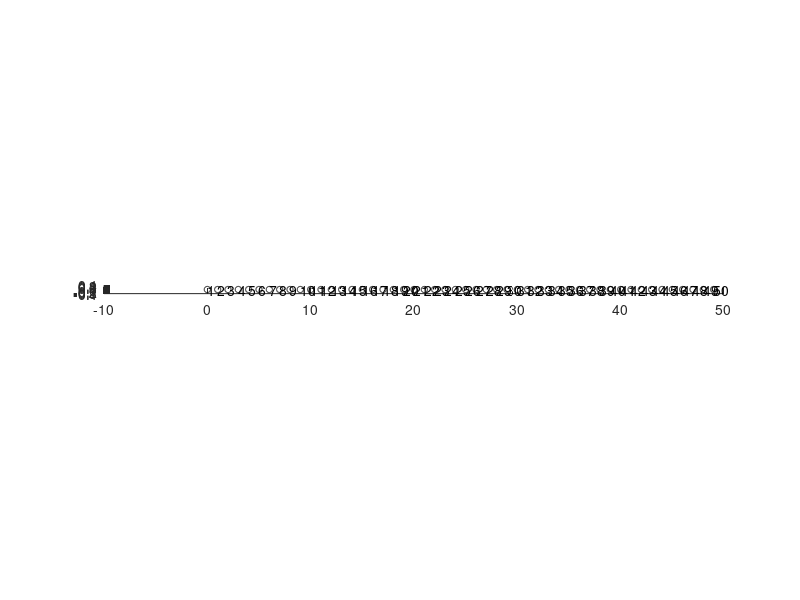

Write the MATLAB code that produced this figure. (Note: this script raises an error after producing the figure.)
%
%
% 
%%%%%%%%%%%%%%%%%%%%%%%%%%%%%%%%%%%%
%
%
%%%%%%%%%%%%%%%%%%%%%%%%%%%%%%%%%%%%
% clear all
%% Define parameters
%%% Geometry
% Define the length of the unit cell
N = 50;
cx = [0:1:N-1]';
cy = zeros(N,1);
cz = zeros(N,1);
c = [cx cy cz];

R = 0.3*ones(N,1)';
%%% Plot the geometry
figure, hold on
t = linspace(0,2*pi);
for n = 1:N
    plot(c(n,1)+R(n)*cos(t), c(n,2)+R(n)*sin(t),'k')  
    text(c(n,1),c(n,2),num2str(n))
end
daspect([1 1 1])
hold off
close 

vol = 4*pi*R.^3/3;
k0 = 0.0000001;
delta = 10^(-5);
v2 = ones(1,N);
N_multi = 2;
%%% Compute the static capacitance matrix
% Maximum order for multipole expansion (n = 0, 1, ..., N_multi)
% If we use higher order, then accuracy improves. Usually 0 is sufficiently large.
gamma_skin = -1;

matC_static = MakeC_mn(R,c,k0,N_multi);
GCM_static = diag(delta.*v2./vol)*matC_static;

%%% Compute eigenmodes
[evec_static,eval_static] = eig(GCM_static);
[resonances_static,I] = sort(sqrt(diag(eval_static)),'ComparisonMethod','real');
modes_static = evec_static(:,I);


% compute the normalization factor
fun = @(theta,phi,r) exp(gamma_skin*r*sin(theta)*cos(phi))*r^2*sin(theta);
int_A = int_trapez_3(fun,200,0,pi,0,2*pi,0,R(1));
A_norm = exp(gamma_skin*cx)*int_A;

%%% Compute the skin capacitance matrix using Multipole

matC_skin = MakeCmn_skin(gamma_skin,R,c,k0,N_multi);

%%% Plot the matrix entry to verify Lemma 5.5
GCM_skin = diag(delta.*v2./A_norm')*matC_skin;

% figure
% hold on
% for i = 1:N
%     for j =1:N
%         scatter((abs(i-j)),abs(GCM_skin(i,j)),'*','black')
%     end
% end
% set(gca,'xscale','log')
% set(gca,'yscale','log')
% xlabel('Distance between the indices |i-j|','FontSize',15)
% ylabel('Value of the coefficients |C_{ij}|','FontSize',15)
% set(gca,'TickLabelInterpreter','latex','FontSize',15)
%% compute winding number


f = symbol(GCM_skin,10);
thetas = linspace(0,2*pi,100);
fs = [];
for theta = thetas
    fs = [fs f(exp(1i*theta))];
%     scatter(real(fs),imag(fs),[],linspace(0,2*pi,length(fs)))
end
ev = eig(GCM_skin);

% figure
% 
% hold on
% H = arrowPlot(real(fs), imag(fs), 'number', 10,'color','k');
% hold on
% plot(real(eig(GCM_skin)),imag(eig(GCM_skin)),'*','Color','k')
% plot(real(ev(1)),imag(ev(1)),'*','Color','r')
% xlabel('Real part','FontSize',18)
% ylabel('Imaginary part','FontSize',18)
% set(gca,'TickLabelInterpreter','latex','FontSize',18)

GCM_k = zeros(N);
k = 1;
for i = -k:k
    GCM_k = GCM_k + diag(diag(GCM_skin,i),i);
end


%%% Compute eigenmodes
[evec_skin,eval_skin,eigen_left] = eig(GCM_k);
[evec_skin2,eval_skin2,eigen_left2] = eig(GCM_skin);

[resonances_skin,I] = sort(sqrt(diag(eval_skin)),'ComparisonMethod','real');
[resonances_skin,I2] = sort(sqrt(diag(eval_skin2)),'ComparisonMethod','real');

modes_skin = evec_skin(:,I);
modes_skin2 = evec_skin2(:,I2);

eval_skin = eval_skin(:,I);
eval_skin2 = eval_skin(:,I2);

% figure
% for j = 1:20
%     subplot(ceil(20/5),5,j)
%     hold on
%     plot(1:N,real(modes_skin(:,j)),'b','LineWidth',0.25)
%     plot(1:N,real(modes_skin2(:,j)),'k','LineWidth',0.25)
%     set(gca,'TickLabelInterpreter','latex','FontSize',10)
%     if j == 18
%         xlabel('Position of the resonators')
%     end
% end
% % 

% prediction of the mathematical model 
% modes_math = zeros(N,N);
% for k = 1:N
%     for i = 1:N
%     modes_math(i,k) = (GCM_skin(2,1)/GCM_skin(1,2))^(i/2)*sin(i*k*pi/(N+1));
%     end
%     modes_math(:,k) = modes_math(:,k)/norm(modes_math(:,k));
% end



figure
hold on
%         plot(cx,mean(abs(modes_math),2),'k','linewidth',3)
%         plot(cx,mean(abs(modes_skin),2),'g','linewidth',3)
for j = 1:N
%     plot(1:N,real(modes_skin(:,j)),'b')
plot(cx,real(modes_skin2(:,j)),'color', [.5 .5 .5])

end
plot(cx,mean(abs(modes_skin2),2),'r','linewidth',3)
% plot(cx,real(modes_skin2(:,1)),'color', 'r')

xlabel('Position of the resonators','FontSize',25)
ylabel('')
set(gca,'TickLabelInterpreter','latex','FontSize',25)



